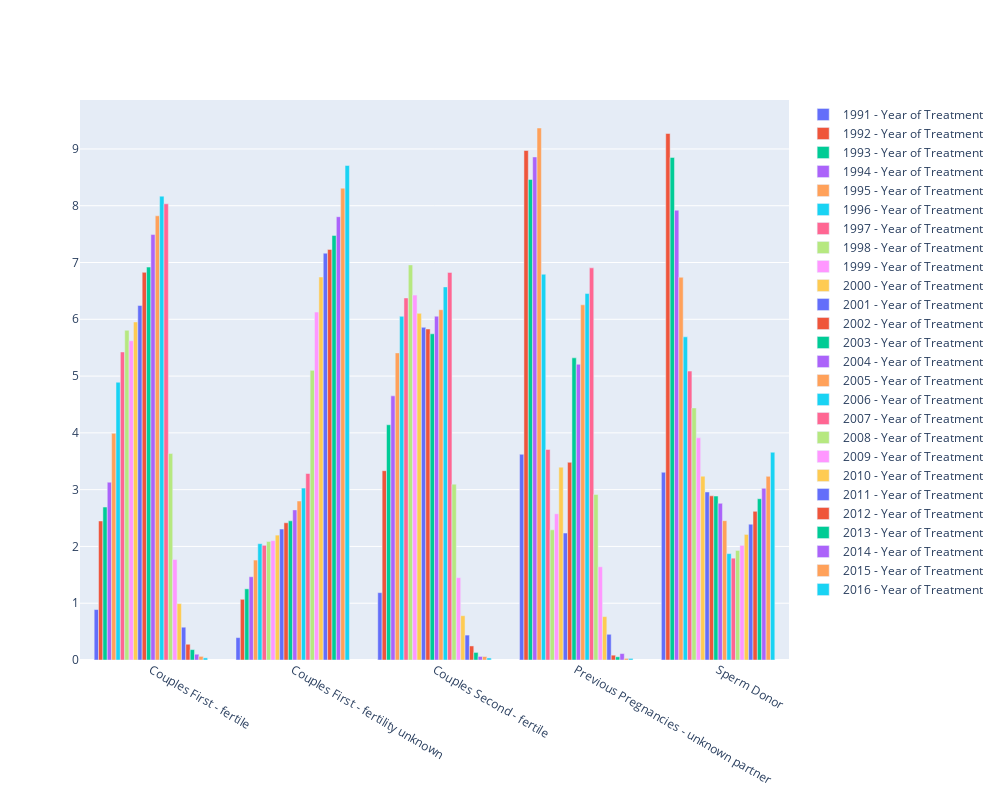

Source (notebook cell):
### Code cell
groups = ['Year of Treatment']
          
fig = make_subplots(rows=len(groups), cols=1, shared_xaxes=True)
g_count = 0
for gg in groups:
    g_count+=1
    g = final_df.groupby(['Infertility', gg]).size()
    data = cal_pct(g)
    graph_data = compare_bar(gg, data, [1991, 1992, 1993, 1994, 1995, 1996, 1997, 1998, 1999, 2000, 2001, 2002, 2003, 2004, 2005, 2006, 2007, 2008, 2009, 2010, 2011, 2012, 2013, 2014, 2015, 2016])
    for i in range(0,len(graph_data)):
        fig.append_trace(graph_data[i], g_count, 1)
    # Change the bar mode

fig['layout'].update(height=800, width=1000)
fig.show()

### Figure 1 — Plotly figure (JSON) as saved in the notebook; plotly's stock layout.template omitted (floating-point values rounded to 4 significant figures)
{"data": [{"name": "1991 - Year of Treatment", "type": "bar", "x": ["Couples First - fertile", "Couples First - fertility unknown", "Couples Second - fertile", "Previous Pregnancies - unknown partner", "Sperm Donor"], "xaxis": "x", "y": [0.8883, 0.3944, 1.186, 3.623, 3.306], "yaxis": "y"}, {"name": "1992 - Year of Treatment", "type": "bar", "x": ["Couples First - fertile", "Couples First - fertility unknown", "Couples Second - fertile", "Previous Pregnancies - unknown partner", "Sperm Donor"], "xaxis": "x", "y": [2.448, 1.069, 3.334, 8.973, 9.272], "yaxis": "y"}, {"name": "1993 - Year of Treatment", "type": "bar", "x": ["Couples First - fertile", "Couples First - fertility unknown", "Couples Second - fertile", "Previous Pregnancies - unknown partner", "Sperm Donor"], "xaxis": "x", "y": [2.694, 1.253, 4.143, 8.463, 8.851], "yaxis": "y"}, {"name": "1994 - Year of Treatment", "type": "bar", "x": ["Couples First - fertile", "Couples First - fertility unknown", "Couples Second - fertile", "Previous Pregnancies - unknown partner", "Sperm Donor"], "xaxis": "x", "y": [3.131, 1.466, 4.652, 8.859, 7.921], "yaxis": "y"}, {"name": "1995 - Year of Treatment", "type": "bar", "x": ["Couples First - fertile", "Couples First - fertility unknown", "Couples Second - fertile", "Previous Pregnancies - unknown partner", "Sperm Donor"], "xaxis": "x", "y": [3.992, 1.76, 5.408, 9.369, 6.74], "yaxis": "y"}, {"name": "1996 - Year of Treatment", "type": "bar", "x": ["Couples First - fertile", "Couples First - fertility unknown", "Couples Second - fertile", "Previous Pregnancies - unknown partner", "Sperm Donor"], "xaxis": "x", "y": [4.891, 2.049, 6.053, 6.793, 5.691], "yaxis": "y"}, {"name": "1997 - Year of Treatment", "type": "bar", "x": ["Couples First - fertile", "Couples First - fertility unknown", "Couples Second - fertile", "Previous Pregnancies - unknown partner", "Sperm Donor"], "xaxis": "x", "y": [5.425, 2.02, 6.376, 3.708, 5.088], "yaxis": "y"}, {"name": "1998 - Year of Treatment", "type": "bar", "x": ["Couples First - fertile", "Couples First - fertility unknown", "Couples Second - fertile", "Previous Pregnancies - unknown partner", "Sperm Donor"], "xaxis": "x", "y": [5.807, 2.088, 6.958, 2.293, 4.439], "yaxis": "y"}, {"name": "1999 - Year of Treatment", "type": "bar", "x": ["Couples First - fertile", "Couples First - fertility unknown", "Couples Second - fertile", "Previous Pregnancies - unknown partner", "Sperm Donor"], "xaxis": "x", "y": [5.622, 2.102, 6.426, 2.576, 3.912], "yaxis": "y"}, {"name": "2000 - Year of Treatment", "type": "bar", "x": ["Couples First - fertile", "Couples First - fertility unknown", "Couples Second - fertile", "Previous Pregnancies - unknown partner", "Sperm Donor"], "xaxis": "x", "y": [5.953, 2.199, 6.105, 3.397, 3.237], "yaxis": "y"}, {"name": "2001 - Year of Treatment", "type": "bar", "x": ["Couples First - fertile", "Couples First - fertility unknown", "Couples Second - fertile", "Previous Pregnancies - unknown partner", "Sperm Donor"], "xaxis": "x", "y": [6.243, 2.306, 5.859, 2.236, 2.959], "yaxis": "y"}, {"name": "2002 - Year of Treatment", "type": "bar", "x": ["Couples First - fertile", "Couples First - fertility unknown", "Couples Second - fertile", "Previous Pregnancies - unknown partner", "Sperm Donor"], "xaxis": "x", "y": [6.827, 2.417, 5.829, 3.481, 2.891], "yaxis": "y"}, {"name": "2003 - Year of Treatment", "type": "bar", "x": ["Couples First - fertile", "Couples First - fertility unknown", "Couples Second - fertile", "Previous Pregnancies - unknown partner", "Sperm Donor"], "xaxis": "x", "y": [6.919, 2.451, 5.745, 5.321, 2.887], "yaxis": "y"}, {"name": "2004 - Year of Treatment", "type": "bar", "x": ["Couples First - fertile", "Couples First - fertility unknown", "Couples Second - fertile", "Previous Pregnancies - unknown partner", "Sperm Donor"], "xaxis": "x", "y": [7.492, 2.644, 6.055, 5.208, 2.759], "yaxis": "y"}, {"name": "2005 - Year of Treatment", "type": "bar", "x": ["Couples First - fertile", "Couples First - fertility unknown", "Couples Second - fertile", "Previous Pregnancies - unknown partner", "Sperm Donor"], "xaxis": "x", "y": [7.823, 2.8, 6.169, 6.255, 2.454], "yaxis": "y"}, {"name": "2006 - Year of Treatment", "type": "bar", "x": ["Couples First - fertile", "Couples First - fertility unknown", "Couples Second - fertile", "Previous Pregnancies - unknown partner", "Sperm Donor"], "xaxis": "x", "y": [8.169, 3.027, 6.571, 6.453, 1.874], "yaxis": "y"}, {"name": "2007 - Year of Treatment", "type": "bar", "x": ["Couples First - fertile", "Couples First - fertility unknown", "Couples Second - fertile", "Previous Pregnancies - unknown partner", "Sperm Donor"], "xaxis": "x", "y": [8.034, 3.284, 6.826, 6.906, 1.793], "yaxis": "y"}, {"name": "2008 - Year of Treatment", "type": "bar", "x": ["Couples First - fertile", "Couples First - fertility unknown", "Couples Second - fertile", "Previous Pregnancies - unknown partner", "Sperm Donor"], "xaxis": "x", "y": [3.636, 5.101, 3.097, 2.915, 1.929], "yaxis": "y"}, {"name": "2009 - Year of Treatment", "type": "bar", "x": ["Couples First - fertile", "Couples First - fertility unknown", "Couples Second - fertile", "Previous Pregnancies - unknown partner", "Sperm Donor"], "xaxis": "x", "y": [1.77, 6.127, 1.451, 1.642, 2.019], "yaxis": "y"}, {"name": "2010 - Year of Treatment", "type": "bar", "x": ["Couples First - fertile", "Couples First - fertility unknown", "Couples Second - fertile", "Previous Pregnancies - unknown partner", "Sperm Donor"], "xaxis": "x", "y": [0.9929, 6.745, 0.78, 0.7642, 2.211], "yaxis": "y"}, {"name": "2011 - Year of Treatment", "type": "bar", "x": ["Couples First - fertile", "Couples First - fertility unknown", "Couples Second - fertile", "Previous Pregnancies - unknown partner", "Sperm Donor"], "xaxis": "x", "y": [0.5774, 7.164, 0.439, 0.4529, 2.392], "yaxis": "y"}, {"name": "2012 - Year of Treatment", "type": "bar", "x": ["Couples First - fertile", "Couples First - fertility unknown", "Couples Second - fertile", "Previous Pregnancies - unknown partner", "Sperm Donor"], "xaxis": "x", "y": [0.2776, 7.231, 0.2473, 0.08491, 2.618], "yaxis": "y"}, {"name": "2013 - Year of Treatment", "type": "bar", "x": ["Couples First - fertile", "Couples First - fertility unknown", "Couples Second - fertile", "Previous Pregnancies - unknown partner", "Sperm Donor"], "xaxis": "x", "y": [0.1832, 7.477, 0.1335, 0.05661, 2.84], "yaxis": "y"}, {"name": "2014 - Year of Treatment", "type": "bar", "x": ["Couples First - fertile", "Couples First - fertility unknown", "Couples Second - fertile", "Previous Pregnancies - unknown partner", "Sperm Donor"], "xaxis": "x", "y": [0.1018, 7.807, 0.06263, 0.1132, 3.024], "yaxis": "y"}, {"name": "2015 - Year of Treatment", "type": "bar", "x": ["Couples First - fertile", "Couples First - fertility unknown", "Couples Second - fertile", "Previous Pregnancies - unknown partner", "Sperm Donor"], "xaxis": "x", "y": [0.06385, 8.309, 0.06136, 0.0283, 3.234], "yaxis": "y"}, {"name": "2016 - Year of Treatment", "type": "bar", "x": ["Couples First - fertile", "Couples First - fertility unknown", "Couples Second - fertile", "Previous Pregnancies - unknown partner", "Sperm Donor"], "xaxis": "x", "y": [0.03794, 8.709, 0.03606, 0.0283, 3.659], "yaxis": "y"}], "layout": {"height": 800, "width": 1000, "xaxis": {"anchor": "y", "autorange": true, "domain": [0, 1], "range": [-0.5, 4.5], "type": "category"}, "yaxis": {"anchor": "x", "autorange": true, "domain": [0, 1], "range": [0, 9.862], "type": "linear"}}}
